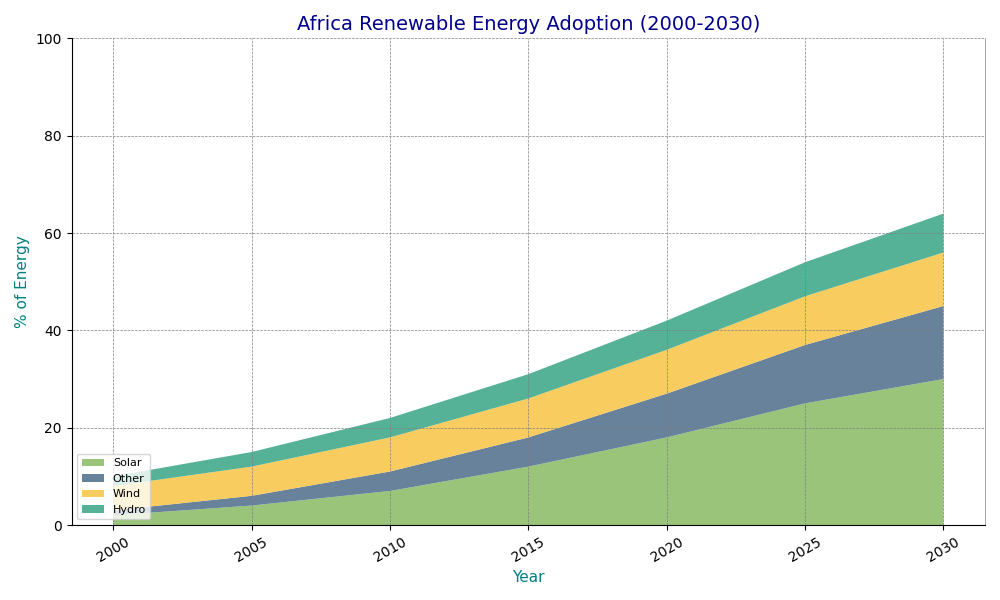

This chart was generated by the following Python code:
import matplotlib.pyplot as plt
import numpy as np

years = np.array([2000, 2005, 2010, 2015, 2020, 2025, 2030])

north_america = {'solar': [2, 3, 5, 10, 15, 18, 20], 'wind': [3, 5, 10, 15, 20, 25, 28], 'hydro': [15, 16, 17, 18, 19, 20, 21], 'other': [1, 2, 3, 5, 7, 9, 10]}
south_america = {'solar': [1, 2, 4, 8, 12, 15, 18], 'wind': [2, 3, 5, 7, 10, 13, 15], 'hydro': [20, 22, 23, 24, 25, 26, 27], 'other': [2, 3, 5, 6, 7, 8, 9]}
europe = {'solar': [5, 10, 15, 20, 25, 30, 35], 'wind': [5, 10, 15, 20, 25, 30, 35], 'hydro': [10, 12, 14, 16, 18, 20, 22], 'other': [2, 3, 4, 5, 6, 7, 8]}
asia = {'solar': [1, 2, 3, 7, 11, 14, 18], 'wind': [1, 3, 5, 9, 14, 18, 22], 'hydro': [10, 11, 13, 15, 16, 18, 20], 'other': [1, 2, 3, 5, 7, 9, 11]}
africa = {'solar': [2, 4, 7, 12, 18, 25, 30], 'wind': [1, 2, 4, 6, 9, 12, 15], 'hydro': [5, 6, 7, 8, 9, 10, 11], 'other': [2, 3, 4, 5, 6, 7, 8]}

def plot_renewable_adoption(years, data, name):
    fig, ax = plt.subplots(figsize=(10, 6))

    # Altering styles
    ax.stackplot(years, data['solar'], data['wind'], data['hydro'], data['other'],
                 labels=['Solar', 'Other', 'Wind', 'Hydro'], colors=['#90be6d', '#577590', '#f9c74f', '#43aa8b'], alpha=0.9)

    ax.set_title(f'{name} Renewable Energy Adoption (2000-2030)', fontsize=14, fontweight='normal', color='darkblue')
    ax.set_xlabel('Year', fontsize=11, color='teal')
    ax.set_ylabel('% of Energy', fontsize=11, color='teal')
    ax.set_xticks(years)
    ax.set_xticklabels(years, rotation=30)
    ax.set_ylim(0, 100)
    
    # Shuffling legend location and changing marker types
    ax.legend(loc='lower left', fontsize=8, markerscale=1.2)
    
    # Adding grid and changing border style
    ax.grid(True, linestyle='--', linewidth=0.5, color='gray')
    ax.spines['top'].set_visible(False)
    ax.spines['right'].set_linewidth(0.5)
    ax.spines['right'].set_color('gray')

    plt.tight_layout()
    plt.show()

plot_renewable_adoption(years, north_america, "N. America")
plot_renewable_adoption(years, south_america, "S. America")
plot_renewable_adoption(years, europe, "Europe")
plot_renewable_adoption(years, asia, "Asia")
plot_renewable_adoption(years, africa, "Africa")
